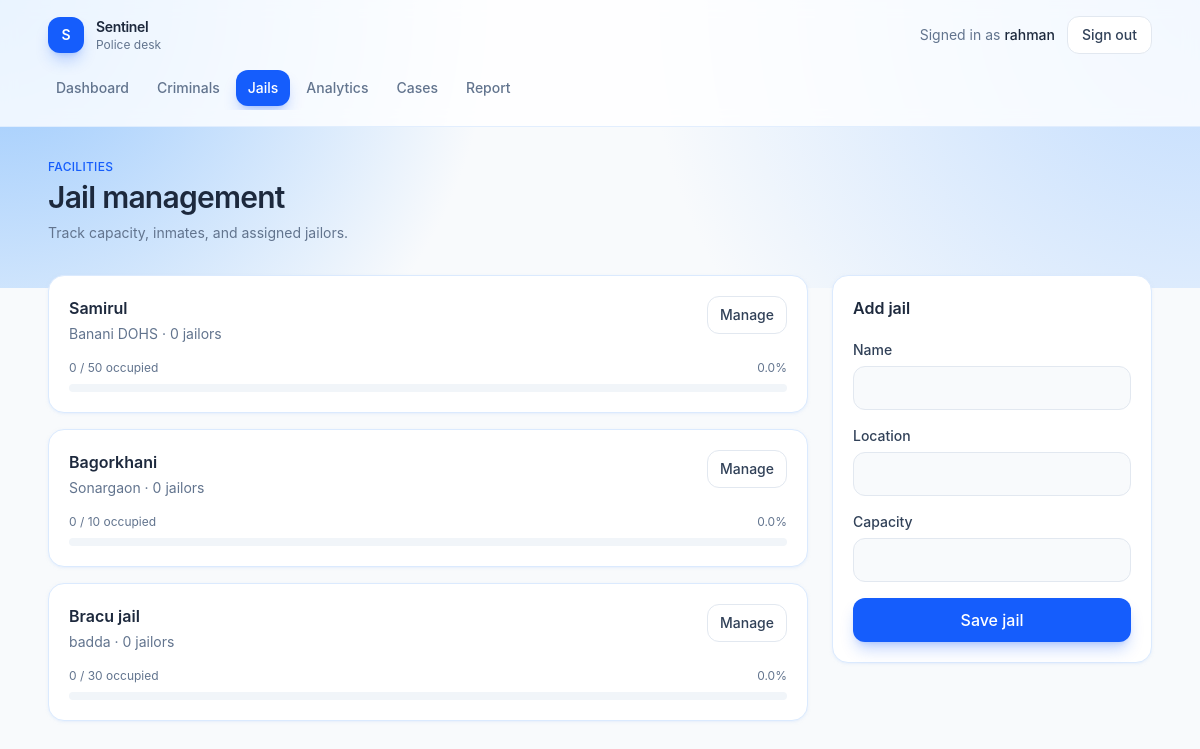
Page /jails (signed in) on the earlier database version.
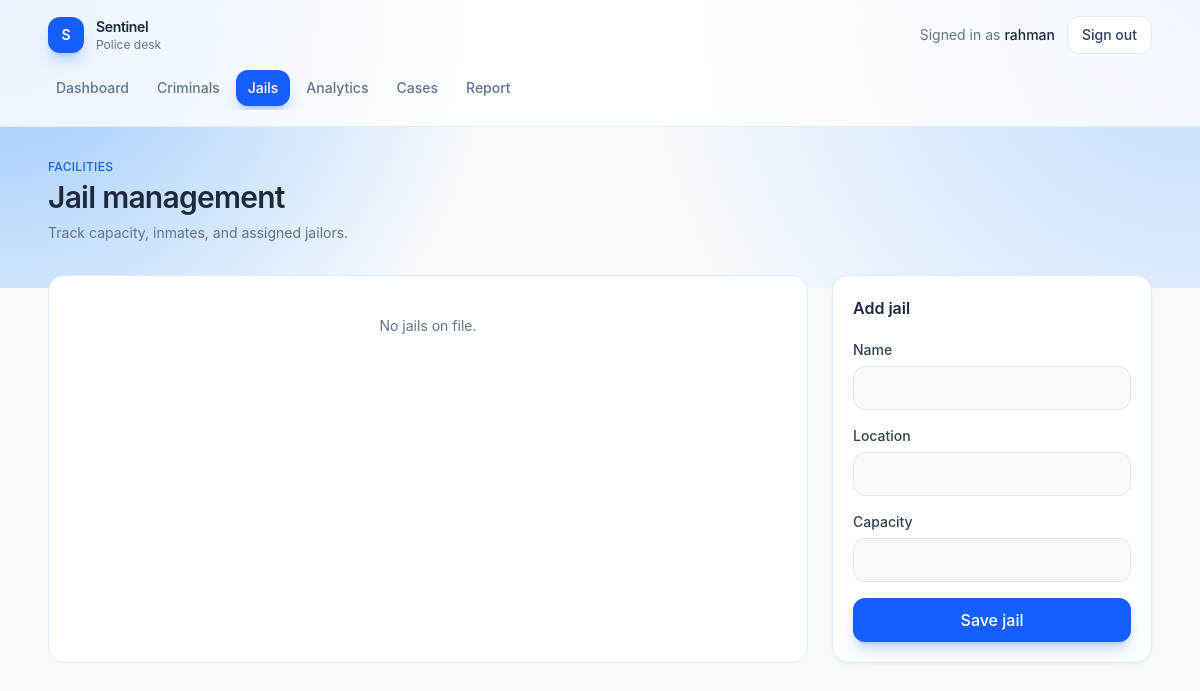
Same page on the later database version.
### tables this page shows
CREATE TABLE Jail (
    JID INTEGER PRIMARY KEY,
    Name TEXT NOT NULL,
    Location TEXT,
    Capacity INTEGER
);

### app.py (the view, shortened to what this page needs)
@app.route("/jails", methods=["GET", "POST"])
def jails():
    if not check_login():
            return redirect("/login")
    if session.get("role") != "police":
        return redirect("/dashboard")
    if request.method == "GET":
        db = get_db()
        jail = db.execute("SELECT * FROM Jail").fetchall()
        return render_template("jails.html", jails=jail)

### app.py (called while the page is built)
def get_db():
    if "db" not in g:
        g.db = sqlite3.connect(app.config["DATABASE"])
        g.db.row_factory = sqlite3.Row
    return g.db

def check_login():
    if session.get("loggedin_UID") is None:
        return False
    return True

@app.context_processor
def inject_current_user():
    uid = session.get("loggedin_UID")
    if not uid:
        return {"user_name": "Guest"}
    name = session.get("name")
    if not name:
        db = get_db()
        row = db.execute("SELECT name FROM USER WHERE UID = ?", (uid,)).fetchone()
        name = row["name"] if row else "Guest"
        session["name"] = name
    return {"user_name": name}

@app.after_request
def disable_cache(response):
    response.headers["Cache-Control"] = "no-store, no-cache, must-revalidate, max-age=0"
    response.headers["Pragma"] = "no-cache"
    response.headers["Expires"] = "0"
    return response

### templates/jails.html (shortened to what this page needs)
{% extends "app.html" %}
{% set jails = jails if jails is defined else [
    {"JID": 1, "Name": "Dhaka Central Jail", "Location": "Keraniganj", "Capacity": 400, "occupancy": 312, "jailor_count": 4},
    {"JID": 2, "Name": "Kashimpur Central Jail", "Location": "Gazipur", "Capacity": 250, "occupancy": 180, "jailor_count": 2},
    {"JID": 3, "Name": "Chittagong Central Jail", "Location": "Chattogram", "Capacity": 300, "occupancy": 210, "jailor_count": 3},
] %}
{% block page %}
<div class="mb-8">
    <p class="text-xs font-medium uppercase tracking-wide text-blue-600">Facilities</p>
    <h1 class="mt-1 text-3xl font-semibold tracking-tight text-slate-800">Jail management</h1>
    <p class="mt-2 text-sm text-slate-500">Track capacity, inmates, and assigned jailors.</p>
</div>
<div class="grid gap-6 lg:grid-cols-[minmax(0,1fr)_20rem]">
    <div class="grid gap-4">
        {% if jails %}
            {% for jail in jails %}
            {% set pct = ((jail.occupancy or 0) / jail.Capacity * 100) if jail.Capacity else 0 %}
            <article class="rounded-2xl border border-blue-100 bg-white p-5 shadow-sm shadow-blue-100/50">
                <div class="flex items-start justify-between gap-4">
                    <div>
                        <h2 class="font-semibold text-slate-800">{{ jail.Name }}</h2>
                        <p class="mt-1 text-sm text-slate-500">{{ jail.Location or "—" }} · {{ jail.jailor_count or 0 }} jailors</p>
                    </div>
                    <a href="{{ url_for('jail_detail', jid=jail.JID) }}" class="rounded-xl border border-slate-200 px-3 py-2 text-sm font-medium text-slate-700 hover:border-blue-200 hover:bg-blue-50 hover:text-blue-700">Manage</a>
                </div>
                <div class="mt-4">
                    <div class="flex items-center justify-between text-xs text-slate-500">
                        <span>{{ jail.occupancy or 0 }} / {{ jail.Capacity or 0 }} occupied</span>
                        <span>{{ pct|round(0) }}%</span>
                    </div>
                    <div class="mt-2 h-2 overflow-hidden rounded-full bg-slate-100">
                    </div>
                </div>
            </article>
            {% endfor %}
        {% else %}
        <article class="rounded-2xl border border-blue-100 bg-white px-5 py-10 text-center text-sm text-slate-500">No jails on file.</article>
        {% endif %}
    </div>
    <article class="h-fit rounded-2xl border border-blue-100 bg-white p-5 shadow-sm shadow-blue-100/50">
        <h2 class="font-semibold text-slate-800">Add jail</h2>
        <form action="{{ url_for('jails') }}" method="post" class="mt-5 flex flex-col gap-4">
            <label class="flex flex-col gap-1.5 text-sm font-medium text-slate-700">
                Name
                <input type="text" name="Name" required class="h-11 rounded-xl border border-slate-200 bg-slate-50 px-3.5 outline-none focus:border-blue-500 focus:bg-white focus:ring-4 focus:ring-blue-100">
            </label>
            <label class="flex flex-col gap-1.5 text-sm font-medium text-slate-700">
                Location
                <input type="text" name="Location" class="h-11 rounded-xl border border-slate-200 bg-slate-50 px-3.5 outline-none focus:border-blue-500 focus:bg-white focus:ring-4 focus:ring-blue-100">
            </label>
            <label class="flex flex-col gap-1.5 text-sm font-medium text-slate-700">
                Capacity
                <input type="number" name="Capacity" min="1" class="h-11 rounded-xl border border-slate-200 bg-slate-50 px-3.5 outline-none focus:border-blue-500 focus:bg-white focus:ring-4 focus:ring-blue-100">
            </label>
            <button type="submit" class="h-11 rounded-xl bg-blue-600 font-medium text-white shadow-lg shadow-blue-600/25 transition hover:bg-blue-700">Save jail</button>
        </form>
    </article>
</div>
{% endblock %}

Differences in the rows shown:
removed Jail: Name "Samirul", Location "Banani DOHS", jailor_count "0", occupancy "0", Capacity "50", pct "0.0"
removed Jail: Name "Bagorkhani", Location "Sonargaon", jailor_count "0", occupancy "0", Capacity "10", pct "0.0"
removed Jail: Name "Bracu jail", Location "badda", jailor_count "0", occupancy "0", Capacity "30", pct "0.0"
Other differences:
text now shown: "No jails on file."
